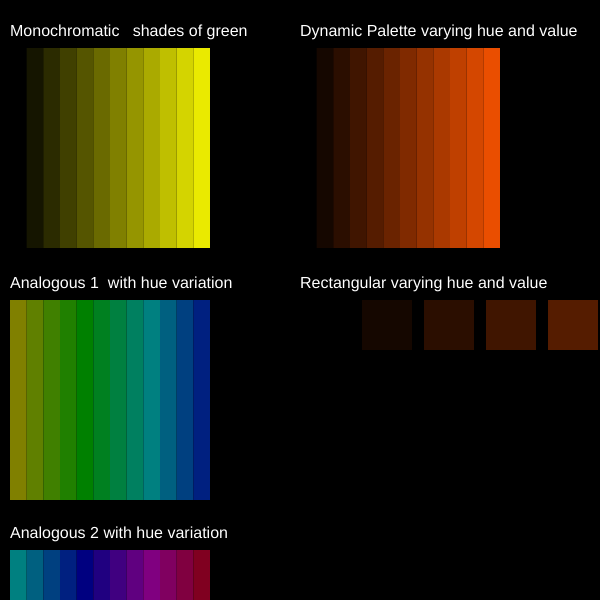
Frame 1 (no input)
Frame 60 (no input): identical to frame 1, image omitted
Frame 120 (the mouse pressed at the canvas centre since frame 60): identical to frame 1, image omitted

The p5.js sketch that drew this single still picture (run headless with seeded random() and noise() and a simulated clock; from frame 60 on, the mouse is pressed at the canvas centre):

// p5.js sketch
// ── sketch.js
// Global variables

var monochromaticPalette; // this will hold the example palette array
var myPalette1; // new palette variable
var myPalette2; // new palette variable

var slider1; // slider for controlling hue
var slider2; // slider for controlling number of colors

//--------------------------------------------------------------

/// _______Functions start ________ ///

// A monochromatic color scheme. That means it is all the same colour (hue),
// with different shades represented by using fixed intervals of brightness.
// Note that the saturation stays the same throughout.

/**
 * @param {Number} hue Hue angle for this color range, from 0-359
 * @param {Number} sat how "colorful" or gray this color is, from 0-100
 * @param {Number} numberOfColors number of colors in this palette
 * @returns {Array} An array of colour values
 */
function createMonochromaticPalette(hue, sat, numberOfColors) {
  var palette = []; // empty array to fill with colours and return at end
  var maxBrightness = 100; // max brightness value for a colour

  colorMode(HSB); // correct color mode for color() function

  // for all shades of this colour, calculate colour values and add to array
  for (var colorIndex = 0; colorIndex < numberOfColors; colorIndex++) {
    var currentBrightness = (maxBrightness * colorIndex) / numberOfColors;
    var currentColor = color(hue, sat, currentBrightness);

    palette.push(currentColor);
  }

  // return array of colours
  return palette;
}

///---------------------------------------------------------
/// TASK 3 : Finish this function! See below:
///---------------------------------------------------------

// Analogous colors: This is a polychromatic color scheme using

/**
The createAnalogousPalette() takes following 5 arguments and returns an array of color values.
 * @param {Number} hue. Hue angle for this color range, from 0-359
 * @param {Number} sat. How "colorful" or gray this color is, from 0-100 
 * @param {Number} bright. Brightness of colours, from 0-255
 * @param {Number} hueInterval. Interval between hue values for each colour (hue is 0-360 total) 
 * @param {Number} numberOfColors. Number of colors in this palette
 * @returns {Array} An array of colour values
 */

// FINISH THE FUNCTION DEFINITION:
function createAnalogousPalette(hue, sat, bright, hueInterval, numberOfColors) {
  var palette = []; // empty array to fill with colours and return at end

  colorMode(HSB); // correct color mode for color() function

  for (var colorIndex = 0; colorIndex < numberOfColors; colorIndex++) {
    // Calculate the current hue at this point in the loop.
    var currentHue = (hue + hueInterval * colorIndex) % 360;

    // print(currentHue) Print and check that hue value is as expected

    // calculate current colour
    var currentColor = color(currentHue, sat, bright);

    // add the colour to the palette array
    palette.push(currentColor);
  }

  // return the array with palette colors
  return palette;
}

//--------------------------------------------------------------
//--------------------------------------------------------------
// TASK 2 : Finish the draw function! See below:
//--------------------------------------------------------------

/**
 * Draw any array of colours as rectangles on the screen, i.e. a palette.
 *
 * @param {Array} palette. Array of colour values to draw
 * @param {Number} startX. Start x coordinate for palette
 * @param {Number} startY. Start y coordinate for palette
 * @param {Number} size. Size of the entire palette to draw on the screen in pixels
 * @returns {None}
 */

// 1. FINISH THE FUNCTION DEFINITION:
function drawPalette(palette, startX, startY, size) {
  // Find the correct number colors in the palette.
  var numberOfColors = palette.length;

  // size of each of the palette's color swatches in pixels
  var swatchSize = size / numberOfColors;

  push(); // save drawing state
  translate(startX, startY); // move to start x,y position

  for (var colorIndex = 0; colorIndex < numberOfColors; colorIndex++) {
    noStroke();
    rectMode(CORNER);

    // Choose the right palette color for the fill function.
    fill(palette[colorIndex]);

    // Create the rectangle.
    rect(colorIndex * swatchSize, 0, swatchSize, size);

    // move drawing cursor to next position for next loop
    //translate(swatchSize,0);
  }
  pop(); // return to original drawing state
}

//----------------------

// TASK 5: FINISH THIS: complete the drawPaletteRectPattern() function below to draw a row of rectangular
//  colour swatches with some space between them:
//--------------------------------------------------------------

/**
 * Draw a pattern (row) of colourful boxes, with spacing between them using array of colours,
 *   e.g. a palette.
 *
 * @param {Array} palette. Array of colour values to draw
 * @param {Number} startX. Start x coordinate for palette
 * @param {Number} startY. Start y coordinate for palette
 * @param {Number} rectSize. Size of each rectangular colour area to draw, in pixels
 * @param {Number} rectSpacing. Spacing between rectangular colour areas
 */

// 1. FINISH THE FUNCTION DEFINITION:
function drawPaletteRectPattern(
  palette,
  startX,
  startY,
  rectSize,
  rectSpacing
) {
  // Find the correct total number colors in the palette.
  var numberOfColors = palette.length;

  push(); // save drawing state
  translate(startX, startY); // move to start x,y position

  for (var colorIndex = 0; colorIndex < numberOfColors; colorIndex++) {
    noStroke();
    rectMode(CORNER); // draw based on top corner

    // Choose the right palette color for the fill function.
    fill(palette[colorIndex]);

    // Create the rectangle.
    rect(colorIndex * (rectSize + rectSpacing), 0, rectSize, rectSize);
  }
  pop(); // return to original drawing state
}

///-------------------------------------------
///----------SETUP----------------------------
///-------------------------------------------

function setup() {
  createCanvas(600, 600);
  colorMode(HSB);

  var hue = 60;
  var sat = 100;
  var bright = 50;
  var hueInterval = 15;
  var numberOfColors = 12;

  // EXAMPLE: generate palettes and store in global variables
  monochromaticPalette = createMonochromaticPalette(hue, sat, numberOfColors);

  // create palette_1 and palette_2:
  myPalette1 = createAnalogousPalette(
    hue,
    sat,
    bright,
    hueInterval,
    numberOfColors
  );
  myPalette2 = createAnalogousPalette(
    180,
    sat,
    bright,
    hueInterval,
    numberOfColors
  );

  // Calculate slider positions for center alignment
  // const sliderX = width / 2 - 100; // X position for sliders
  // const sliderY = height / 2 - 50; // Y position for sliders
  // const sliderSpacing = 50; // Vertical spacing between sliders

  // Create sliders
  slider1 = createSlider(0, 60, 20);
  slider1.position(730, 80);
  // createSliderText("Change Hue:", sliderX, sliderY - 20); // Text for slider1

  slider2 = createSlider(3, 20, 12);
  slider2.position(730, 120);
  // createSliderText("Change Value:", sliderX, sliderY + sliderSpacing - 20); // Text for slider2
}

///-------------------------------------------
///----------DRAW----------------------------
///-------------------------------------------

/// draw the palettes.

function draw() {
  background(0);
  noStroke();

  // Label the palette. See https://p5js.org/reference/#/p5/text
  fill(180); // gray
  textSize(16);
  text("Monochromatic   shades of green", 10, 48 - 12); // an explanation, with a name for it
  drawPalette(monochromaticPalette, 10, 48, 200);

  // Label the palette 1
  fill(180); // gray
  text("Analogous 1  with hue variation", 10, 300 - 12); // an explanation, with a name for it
  drawPalette(myPalette1, 10, 300, 200);

  // Label the palette 2
  fill(180); // gray
  text("Analogous 2 with hue variation", 10, 550 - 12); // an explanation, with a name for it
  drawPalette(myPalette2, 10, 550, 200);

  // Update hue and number of colors based on slider values
  var hueValue = slider1.value();
  var numberOfColors = slider2.value();

  // Create a new palette based on slider values
  var dynamicPalette = createMonochromaticPalette(
    hueValue,
    100,
    numberOfColors
  );

  // Label the dynamic palette
  fill(180); // gray
  text("Dynamic Palette varying hue and value", 300, 48 - 12); // an explanation, with a name for it
  drawPalette(dynamicPalette, 300, 48, 200);

  // Draw a pattern of rectangles with varying spacing based on slider value
  drawPaletteRectPattern(dynamicPalette, 300, 300, 50, numberOfColors);

  // Display the current value of slider1 (Change Hue)
  fill(255); // white text
  text("Hue: " + hueValue, slider1.x + slider1.width + 10, slider1.y + 20);

  // Display the current value of slider2 (Change Value)
  text(
    "Value: " + numberOfColors,
    slider2.x + slider2.width + 10,
    slider2.y + 20
  );
  fill(180); // gray
  text("Rectangular varying hue and value", 300, 300 - 12); //an explanation, with a name for it
}
